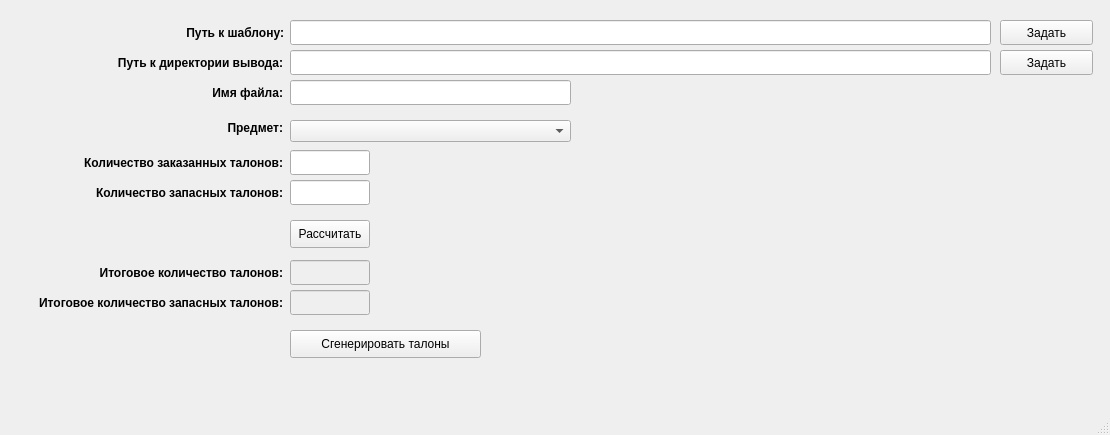
<?xml version="1.0" encoding="UTF-8"?>
<ui version="4.0">
 <class>MainWindow</class>
 <widget class="QMainWindow" name="MainWindow">
  <property name="enabled">
   <bool>true</bool>
  </property>
  <property name="geometry">
   <rect>
    <x>0</x>
    <y>0</y>
    <width>1110</width>
    <height>435</height>
   </rect>
  </property>
  <property name="windowTitle">
   <string>ТалоноГенератор</string>
  </property>
  <property name="styleSheet">
   <string notr="true"/>
  </property>
  <widget class="QWidget" name="centralwidget">
   <widget class="QComboBox" name="comboBoxSubjects">
    <property name="enabled">
     <bool>true</bool>
    </property>
    <property name="geometry">
     <rect>
      <x>290</x>
      <y>120</y>
      <width>281</width>
      <height>22</height>
     </rect>
    </property>
   </widget>
   <widget class="QLineEdit" name="lineEditPathTemplate">
    <property name="enabled">
     <bool>true</bool>
    </property>
    <property name="geometry">
     <rect>
      <x>290</x>
      <y>20</y>
      <width>701</width>
      <height>25</height>
     </rect>
    </property>
   </widget>
   <widget class="QLabel" name="label">
    <property name="enabled">
     <bool>true</bool>
    </property>
    <property name="geometry">
     <rect>
      <x>143</x>
      <y>20</y>
      <width>141</width>
      <height>25</height>
     </rect>
    </property>
    <property name="font">
     <font>
      <weight>75</weight>
      <bold>true</bold>
     </font>
    </property>
    <property name="text">
     <string>Путь к шаблону:</string>
    </property>
    <property name="alignment">
     <set>Qt::AlignRight|Qt::AlignTrailing|Qt::AlignVCenter</set>
    </property>
   </widget>
   <widget class="QPushButton" name="pushButtonPathTemplate">
    <property name="enabled">
     <bool>true</bool>
    </property>
    <property name="geometry">
     <rect>
      <x>1000</x>
      <y>20</y>
      <width>93</width>
      <height>25</height>
     </rect>
    </property>
    <property name="text">
     <string>Задать</string>
    </property>
   </widget>
   <widget class="QLineEdit" name="lineEditDirOut">
    <property name="enabled">
     <bool>true</bool>
    </property>
    <property name="geometry">
     <rect>
      <x>290</x>
      <y>50</y>
      <width>701</width>
      <height>25</height>
     </rect>
    </property>
   </widget>
   <widget class="QLabel" name="label_2">
    <property name="enabled">
     <bool>true</bool>
    </property>
    <property name="geometry">
     <rect>
      <x>92</x>
      <y>50</y>
      <width>191</width>
      <height>25</height>
     </rect>
    </property>
    <property name="font">
     <font>
      <weight>75</weight>
      <bold>true</bold>
     </font>
    </property>
    <property name="text">
     <string>Путь к директории вывода:</string>
    </property>
    <property name="alignment">
     <set>Qt::AlignRight|Qt::AlignTrailing|Qt::AlignVCenter</set>
    </property>
   </widget>
   <widget class="QPushButton" name="pushButtonDirOut">
    <property name="enabled">
     <bool>true</bool>
    </property>
    <property name="geometry">
     <rect>
      <x>1000</x>
      <y>50</y>
      <width>93</width>
      <height>25</height>
     </rect>
    </property>
    <property name="text">
     <string>Задать</string>
    </property>
   </widget>
   <widget class="QLabel" name="label_3">
    <property name="enabled">
     <bool>true</bool>
    </property>
    <property name="geometry">
     <rect>
      <x>202</x>
      <y>80</y>
      <width>81</width>
      <height>25</height>
     </rect>
    </property>
    <property name="font">
     <font>
      <weight>75</weight>
      <bold>true</bold>
     </font>
    </property>
    <property name="text">
     <string>Имя файла:</string>
    </property>
    <property name="alignment">
     <set>Qt::AlignRight|Qt::AlignTrailing|Qt::AlignVCenter</set>
    </property>
   </widget>
   <widget class="QLineEdit" name="lineEditFilename">
    <property name="enabled">
     <bool>true</bool>
    </property>
    <property name="geometry">
     <rect>
      <x>290</x>
      <y>80</y>
      <width>281</width>
      <height>25</height>
     </rect>
    </property>
   </widget>
   <widget class="QLabel" name="label_4">
    <property name="enabled">
     <bool>true</bool>
    </property>
    <property name="geometry">
     <rect>
      <x>32</x>
      <y>150</y>
      <width>251</width>
      <height>25</height>
     </rect>
    </property>
    <property name="font">
     <font>
      <weight>75</weight>
      <bold>true</bold>
     </font>
    </property>
    <property name="text">
     <string>Количество заказанных талонов:</string>
    </property>
    <property name="alignment">
     <set>Qt::AlignRight|Qt::AlignTrailing|Qt::AlignVCenter</set>
    </property>
   </widget>
   <widget class="QLineEdit" name="lineEditCountOrderVoucher">
    <property name="enabled">
     <bool>true</bool>
    </property>
    <property name="geometry">
     <rect>
      <x>290</x>
      <y>150</y>
      <width>80</width>
      <height>25</height>
     </rect>
    </property>
    <property name="inputMask">
     <string/>
    </property>
    <property name="maxLength">
     <number>3</number>
    </property>
    <property name="cursorPosition">
     <number>0</number>
    </property>
    <property name="alignment">
     <set>Qt::AlignCenter</set>
    </property>
   </widget>
   <widget class="QLabel" name="label_5">
    <property name="enabled">
     <bool>true</bool>
    </property>
    <property name="geometry">
     <rect>
      <x>-8</x>
      <y>180</y>
      <width>291</width>
      <height>25</height>
     </rect>
    </property>
    <property name="font">
     <font>
      <weight>75</weight>
      <bold>true</bold>
     </font>
    </property>
    <property name="text">
     <string>Количество запасных талонов:</string>
    </property>
    <property name="alignment">
     <set>Qt::AlignRight|Qt::AlignTrailing|Qt::AlignVCenter</set>
    </property>
   </widget>
   <widget class="QLineEdit" name="lineEditCountSpareVoucher">
    <property name="enabled">
     <bool>true</bool>
    </property>
    <property name="geometry">
     <rect>
      <x>290</x>
      <y>180</y>
      <width>80</width>
      <height>25</height>
     </rect>
    </property>
    <property name="inputMethodHints">
     <set>Qt::ImhNone</set>
    </property>
    <property name="inputMask">
     <string/>
    </property>
    <property name="text">
     <string/>
    </property>
    <property name="maxLength">
     <number>3</number>
    </property>
    <property name="alignment">
     <set>Qt::AlignCenter</set>
    </property>
   </widget>
   <widget class="QLabel" name="label_6">
    <property name="enabled">
     <bool>true</bool>
    </property>
    <property name="geometry">
     <rect>
      <x>-8</x>
      <y>290</y>
      <width>291</width>
      <height>25</height>
     </rect>
    </property>
    <property name="font">
     <font>
      <weight>75</weight>
      <bold>true</bold>
     </font>
    </property>
    <property name="text">
     <string>Итоговое количество запасных талонов:</string>
    </property>
    <property name="alignment">
     <set>Qt::AlignRight|Qt::AlignTrailing|Qt::AlignVCenter</set>
    </property>
   </widget>
   <widget class="QLabel" name="label_7">
    <property name="enabled">
     <bool>true</bool>
    </property>
    <property name="geometry">
     <rect>
      <x>2</x>
      <y>260</y>
      <width>281</width>
      <height>25</height>
     </rect>
    </property>
    <property name="font">
     <font>
      <weight>75</weight>
      <bold>true</bold>
     </font>
    </property>
    <property name="text">
     <string>Итоговое количество талонов:</string>
    </property>
    <property name="alignment">
     <set>Qt::AlignRight|Qt::AlignTrailing|Qt::AlignVCenter</set>
    </property>
   </widget>
   <widget class="QLineEdit" name="lineEditCountCalcAllVoucher">
    <property name="enabled">
     <bool>false</bool>
    </property>
    <property name="geometry">
     <rect>
      <x>290</x>
      <y>260</y>
      <width>80</width>
      <height>25</height>
     </rect>
    </property>
    <property name="inputMethodHints">
     <set>Qt::ImhNone</set>
    </property>
    <property name="alignment">
     <set>Qt::AlignCenter</set>
    </property>
   </widget>
   <widget class="QLineEdit" name="lineEditCountCalcSpareVoucher">
    <property name="enabled">
     <bool>false</bool>
    </property>
    <property name="geometry">
     <rect>
      <x>290</x>
      <y>290</y>
      <width>80</width>
      <height>25</height>
     </rect>
    </property>
    <property name="inputMethodHints">
     <set>Qt::ImhNone</set>
    </property>
    <property name="text">
     <string/>
    </property>
    <property name="alignment">
     <set>Qt::AlignCenter</set>
    </property>
   </widget>
   <widget class="QPushButton" name="pushButtonCalcVoucher">
    <property name="geometry">
     <rect>
      <x>290</x>
      <y>220</y>
      <width>80</width>
      <height>28</height>
     </rect>
    </property>
    <property name="text">
     <string>Рассчитать</string>
    </property>
   </widget>
   <widget class="QPushButton" name="pushButtonMakeVoucher">
    <property name="geometry">
     <rect>
      <x>290</x>
      <y>330</y>
      <width>191</width>
      <height>28</height>
     </rect>
    </property>
    <property name="styleSheet">
     <string notr="true"/>
    </property>
    <property name="text">
     <string>Сгенерировать талоны</string>
    </property>
   </widget>
   <widget class="QLabel" name="label_8">
    <property name="enabled">
     <bool>true</bool>
    </property>
    <property name="geometry">
     <rect>
      <x>52</x>
      <y>115</y>
      <width>231</width>
      <height>25</height>
     </rect>
    </property>
    <property name="font">
     <font>
      <weight>75</weight>
      <bold>true</bold>
     </font>
    </property>
    <property name="text">
     <string>Предмет:</string>
    </property>
    <property name="alignment">
     <set>Qt::AlignRight|Qt::AlignTrailing|Qt::AlignVCenter</set>
    </property>
   </widget>
  </widget>
  <widget class="QMenuBar" name="menubar">
   <property name="geometry">
    <rect>
     <x>0</x>
     <y>0</y>
     <width>1110</width>
     <height>26</height>
    </rect>
   </property>
  </widget>
  <widget class="QStatusBar" name="statusbar"/>
 </widget>
 <resources/>
 <connections/>
</ui>
